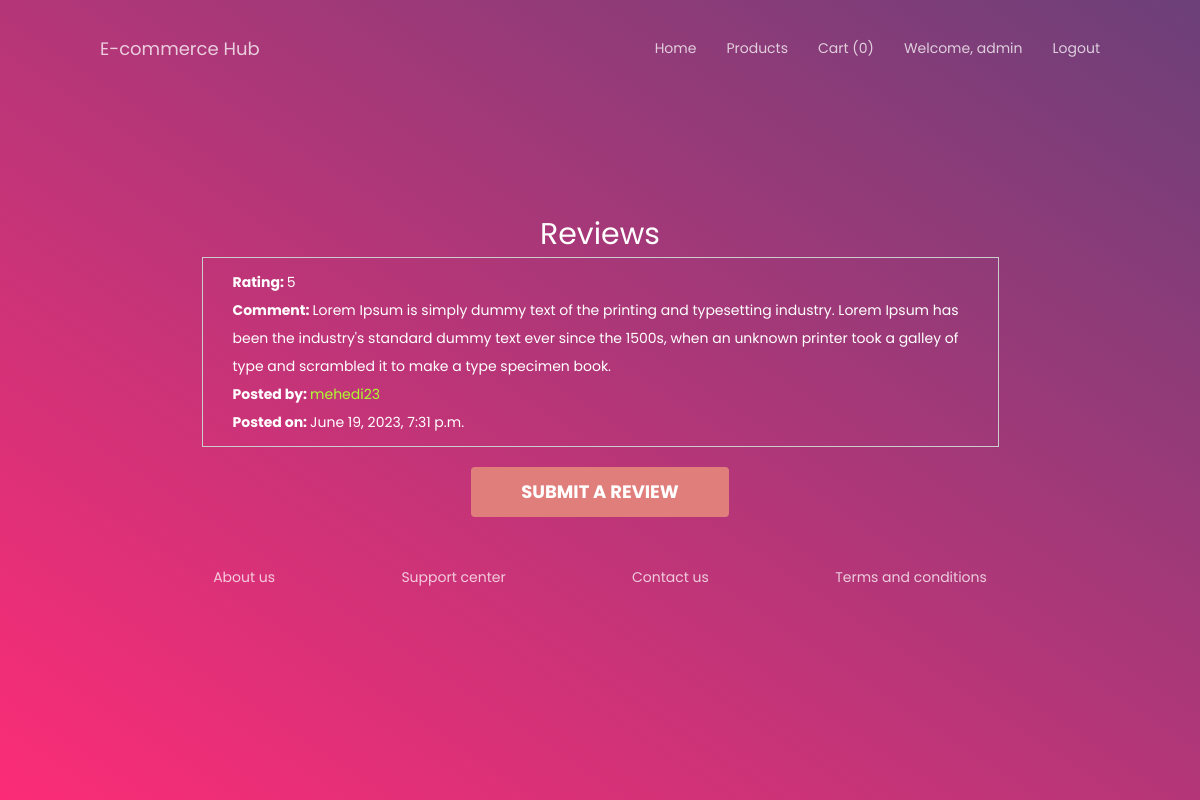
The app's page /product_detail/1/ (signed in) with its own data.
### review/models.py (models this page shows, shortened)
class Review(models.Model):
    product = models.ForeignKey(Product, on_delete=models.CASCADE)
    user = models.ForeignKey(User, on_delete=models.CASCADE)
    rating = models.IntegerField()
    comment = models.TextField()
    created_at = models.DateTimeField(auto_now_add=True)

### review/views.py (the view)
# urls.py: path('product_detail/<int:product_id>/',
def product_detail(request, product_id):
    product = get_object_or_404(Product, id=product_id)
    reviews = Review.objects.filter(product=product)
    if request.method == 'POST':
        form = ReviewForm(request.POST)
        if form.is_valid():
            review = form.save(commit=False)
            review.product = product
            review.user = request.user
            review.save()
            return redirect('product_detail', product_id=product.id)
    else:
        form = ReviewForm()
    return render(request, 'product_detail.html', {'product': product, 'reviews': reviews, 'form': form})

### review/templates/product_detail.html (shortened to what this page needs)
<!DOCTYPE html>
<html lang="en">
  <head>
    {% load static %}
    <link href="{% static 'css/main.css' %}" rel="stylesheet" media="all" />
    <link href="{% static 'css/post.css' %}" rel="stylesheet" media="all" />
    <link rel="stylesheet" href="{% static 'css/styles.css' %}" />
  </head>
  <body>
    <header>
      <h4>
        <a href="{% url 'home' %}">E-commerce Hub</a>
      </h4>
      <nav>
        {% if user.is_authenticated %}
        <li><a href="{% url 'home' %}">Home</a></li>
        <li><a href="{% url 'product_list' %}">Products</a></li>
        <li>
          <a href="{% url 'cart' %}"
            >Cart ({{ request.user.cart_set.count }})</a
          >
        </li>
        <li>
          <a href="{% url 'profile' %}">Welcome, {{ request.user.username }}</a>
        </li>
        <li><a href="{% url 'logout' %}">Logout</a></li>
        {% else %}
        <li><a href="{% url 'home' %}">Home</a></li>
        <li><a href="{% url 'product_list' %}">Products</a></li>
        <li><a href="{% url 'login' %}">Login</a></li>
        <li><a href="{% url 'register' %}">Register</a></li>
        {% endif %}
      </nav>
    </header>
    <section class="hero">
      <div class="background-image"></div>
      <div class="hero-content-area">
        <h2>Reviews</h2>
        {% if reviews %}
        <ul style="text-align: left">
          {% for review in reviews %}
          <div class="product">
            <li>
              <p><b>Rating: </b>{{ review.rating }}</p>
              <p><b>Comment: </b>{{ review.comment }}</p>
              <p>
                <b>Posted by: </b
                ><span style="color: greenyellow"
                  >{{ review.user.username }}</span
                >
              </p>
              <p><b>Posted on: </b>{{ review.created_at }}</p>
            </li>
          </div>
          {% endfor %}
        </ul>
        {% else %}
        <p>No reviews available.</p>
        {% endif %} {% if user.is_authenticated %}
        <a
          class="btn btn--radius-2 btn--blue"
          href="{% url 'submit_review' product_id=product.id %}"
          >Submit a review</a
        >
        {% else %}
        <p>Please <a href="{% url 'login' %}">log in</a> to submit a review.</p>
        {% endif %}
      </div>
      <footer>
        <a href="#">About us</a>
        <a href="#">Support center</a>
        <a href="#">Contact us</a>
        <a href="#">Terms and conditions</a>
      </footer>
    </section>
  </body>
</html>

### store/static/css/main.css (style rules this page uses)
html { -webkit-box-sizing: border-box; -moz-box-sizing: border-box; box-sizing: border-box; }
* { padding: 0; margin: 0; }
*, *:before, *:after { -webkit-box-sizing: inherit; -moz-box-sizing: inherit; box-sizing: inherit; }
body, h1, h2, h3, h4, h5, h6, blockquote, p, pre, dl, dd, ol, ul, figure, hr, fieldset, legend { margin: 0; padding: 0; }
body { font-family: "Poppins", "Arial", "Helvetica Neue", sans-serif; font-weight: 400; font-size: 14px; }
h1, h2, h3, h4, h5, h6 { font-weight: 400; }
h2 { font-size: 30px; }
h4 { font-size: 18px; }
.btn { display: inline-block; line-height: 50px; padding: 0 50px; -webkit-transition: all 0.4s ease; -o-transition: all 0.4s ease; -moz-transition: all 0.4s ease; transition: all 0.4s ease; cursor: pointer; font-size: 18px; color: #fff; font-family: "Poppins", "Arial", "Helvetica Neue", sans-serif; }
.btn--radius-2 { -webkit-border-radius: 5px; -moz-border-radius: 5px; border-radius: 5px; }
.btn--blue { background: #4272d7; }

### store/static/css/styles.css (style rules this page uses)
* { margin: 0; padding: 0; box-sizing: border-box; }
html { font-size: 16px; font-family: "Poppins", "Arial", "Helvetica Neue", sans-serif; color: #555; }
ul, nav { list-style: none; }
nav li { display: inline-block; position: relative; }
nav a:after { position: absolute; content: ''; display: inline-block; width: calc( 0% ); position: absolute; bottom: -6px; left: 0; height: 3px; background: yellow; transition: width 450ms ease-out; }
a { text-decoration: none; opacity: 0.75; color: #fff; }
a.btn { border-radius: 4px; text-transform: uppercase; font-weight: bold; text-align: center; background-color: #e07e7b; opacity: 1; transition: all 400ms; }
section { display: flex; flex-direction: column; align-items: center; padding: 100px 80px; }
section p { max-width: 775px; line-height: 2; padding: 0 20px; }
header { position: absolute; width: 100%; display: flex; justify-content: space-between; align-items: center; padding: 35px 100px 0; animation: 1s fadein 0.5s forwards; opacity: 0; color: #fff; z-index: 2; }
header nav { display: flex; margin-right: -15px; }
header nav li { margin: 0 15px; }
.hero { position: relative; justify-content: center; text-align: center; min-height: 100vh; color: #fff; }
.hero .background-image { position: absolute; top: 0; left: 0; width: 100%; height: 100%; background-image: linear-gradient(to top right, #fc2c77 0%, #6c4079 100%); background-size: cover; z-index: -1; background-color: #80a3db; }
.hero-content-area { opacity: 0; animation: 1s slidefade 1s forwards; }
* { box-sizing: border-box; margin: 0; padding: 0; }
footer { width: 100%; max-width: 900px; display: flex; justify-content: space-around; width: 100%; margin-top: 50px; }
.product { border: 1px solid #ccc; padding: 10px; margin-bottom: 20px; }

### records on screen
Review: rating "5", comment "Lorem Ipsum is simply dummy text of the printing and typesetting industry. Lorem Ipsum has been the industry's standard dummy text ever since the 1500s, when an unknown printer took a galley of type and scrambled it to make a type specimen book.", user.username "mehedi23", created_at "June 19, 2023, 7:31 p.m."

### other values on screen
{{ request.user.cart_set.count }} "0"
{{ request.user.username }} "admin"
